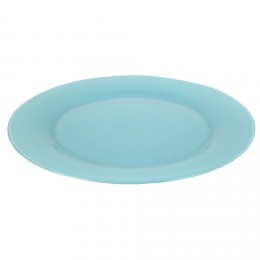
#> input picture d/image/355880.jpg, 260 x 260 px; its folder holds only this picture in this run
$ python -i yeux_pika.py   (imports and definitions only)   (older library calls are emulated)
#> lines starting #> are read from the running program, lines starting #| are printed output that depends on the picture
import cv2
import numpy as np
from PIL import Image
import shutil
import os


# [169 lines left out: functions nettoyage_image_outils, yoyo, yaya, yuyu, yy, yiyi and 2 more, not called in this run]


def detection_rond(nom_image):
#> called with nom_image = 'image/355880.jpg'
    try:
        img = cv2.imread(nom_image,0)
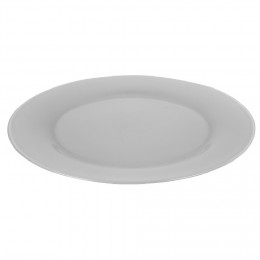
#> img: shape (260, 260); min 164, max 255, mean 233.5
        img = cv2.medianBlur(img,5)
        cimg = cv2.cvtColor(img,cv2.COLOR_GRAY2BGR)

        circles = cv2.HoughCircles(img,cv2.HOUGH_GRADIENT,1,80,
                                param1=50,param2=20,minRadius=0,maxRadius=0)
#> circles = [[129.5, 2.5, 166.1], [134.5, 238.5, 141.2], [225.5, 128.5, 29], [76.5, 129.5, 20.8]]

        circles = np.uint16(np.around(circles))
#> circles = [[130, 2, 166], [134, 238, 141], [226, 128, 29], [76, 130, 21]]

        nombre = 0
        for i in circles:
            for j in i:
                nombre += 1
#> this loop made 1 pass
#> after the loop, nombre = 4

        for i in circles[0,:]:
            # draw the outer circle
            cv2.circle(cimg,(i[0],i[1]),i[2],(0,255,0),2)
            # draw the center of the circle
            cv2.circle(cimg,(i[0],i[1]),2,(255,0,0),2)
#> this loop made 4 passes
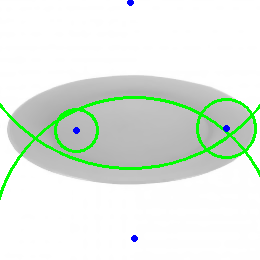
#> cimg: shape (260, 260, 3); mean B, G, R 225.8, 235.4, 225.3


# [5 lines of commented-out code are left out]

        return nombre

    except:
        print(nom_image)
        return 0


# [5 lines left out: function suppression, not called in this run]

>>> result = detection_rond('image/355880.jpg')
#> result = 4
